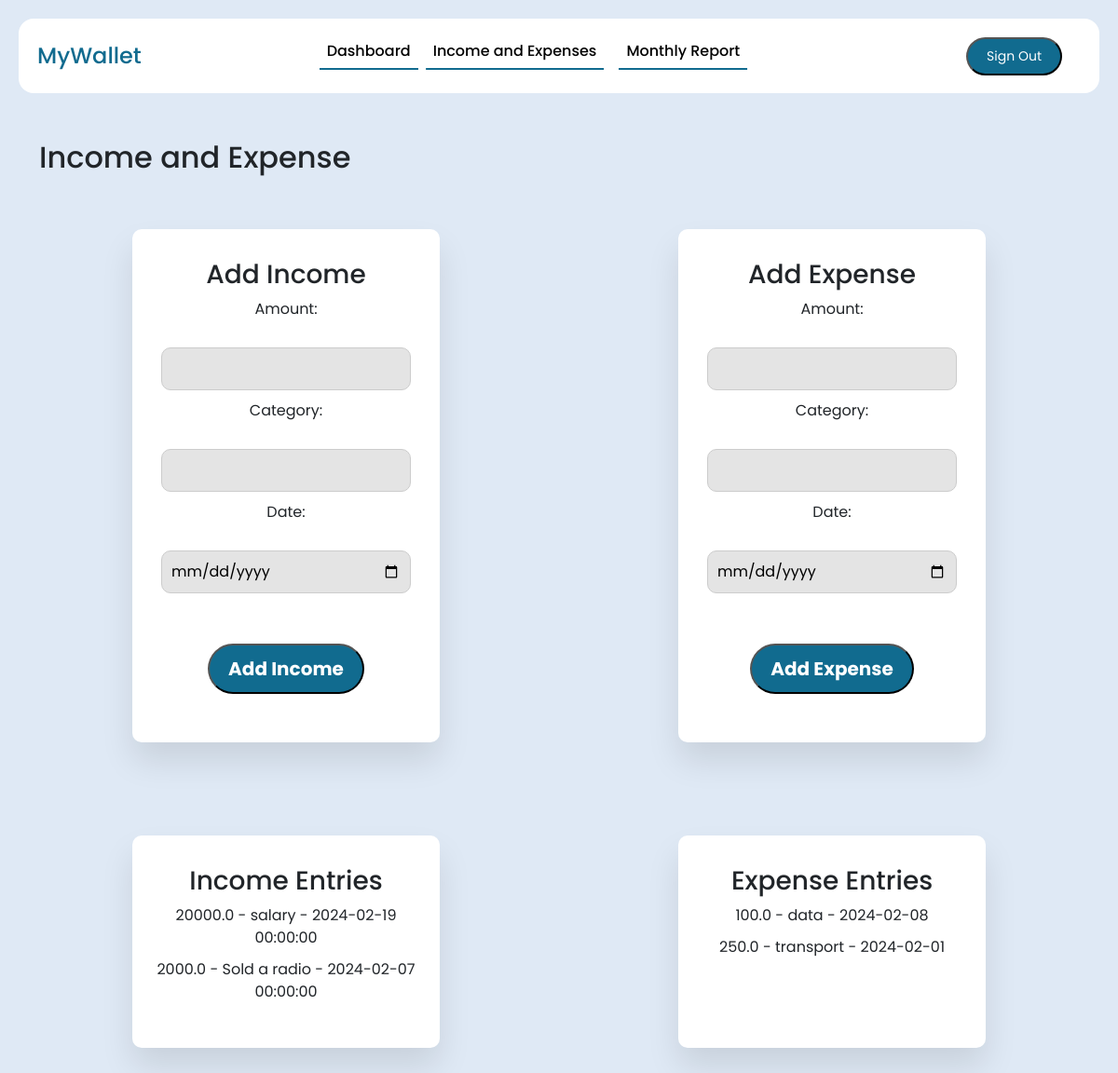
Before: /income_expense (signed in) with the older database file.
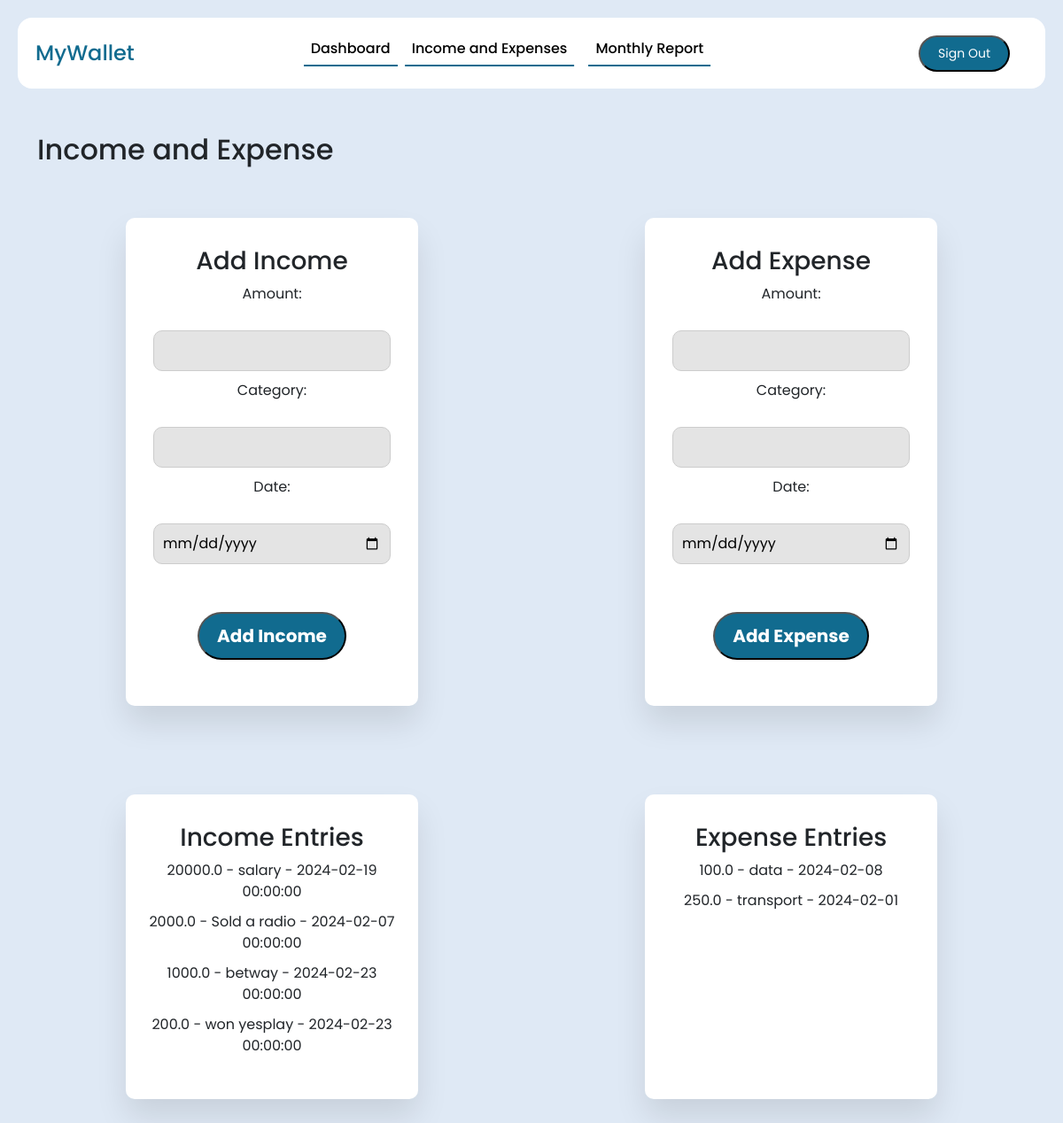
After: the same page with the newer database file.
### website/models.py (models this page shows, shortened)
class Income(db.Model):
    id = db.Column(db.Integer, primary_key=True)
    amount = db.Column(db.Float, nullable=False)
    date = db.Column(db.DateTime(timezone=True),default=func.now())
    category = db.Column(db.String(50), nullable=False)
    user_id = db.Column(db.Integer, db.ForeignKey('user.id'), nullable=False)

class Expense(db.Model):
    id = db.Column(db.Integer, primary_key=True)
    amount = db.Column(db.Float, nullable=False)
    date = db.Column(db.Date, nullable=False)
    category = db.Column(db.String(50), nullable=False)
    user_id = db.Column(db.Integer, db.ForeignKey('user.id'),nullable=False)

### website/views.py (the view)
@views.route('/income_expense')
@login_required
def income_expense():
    user = current_user #define user
    return render_template('income_expense.html', user=user)

### website/__init__.py (called while the page is built)
def create_app():
    app = Flask(__name__)
    app.config['SECRET_KEY'] = 'the secret key'
    app.config['SQLALCHEMY_DATABASE_URI'] = f'sqlite:///{DB_NAME}'
    db.init_app(app)
    from .views import views
    from .auth import auth
    from .models import User
    app.register_blueprint(views, url_prefix='/')
    app.register_blueprint(auth, url_prefix='/')
    login_manager = LoginManager()
    login_manager.login_view= 'auth.sign_in'  # type: ignore
    login_manager.init_app(app)
    @login_manager.user_loader
    def load_user(id):
        return User.query.get(int(id))
    with app.app_context(): #can remove this line if don't solve problem
        create_database()
    return app

### website/templates/income_expense.html (shortened to what this page needs)
<!DOCTYPE html>
<html lang="en">
<head>
    <link
      href="https://cdn.jsdelivr.net/npm/bootstrap@5.3.2/dist/css/bootstrap.min.css"
      rel="stylesheet"
    />
    <link rel="stylesheet" type="text/css" href="{{ url_for('static', filename='styles.css') }}">
    <link
      rel="stylesheet"
      type="text/css"
      href="{{ url_for('static', filename='navbar.css') }}"
    />
</head>
<body>
   <header class="navbar-header">
      <nav class="navbar navbar-expand-lg fixed-top">
        <div class="container-fluid">
          <a class="navbar-brand me-auto" href="{{url_for('views.home')}}">MyWallet</a>
          <div
            class="offcanvas offcanvas-end"
            tabindex="-1"
            id="offcanvasNavbar"
            aria-labelledby="offcanvasNavbarLabel"
          >
            <div class="offcanvas-body">
              <ul class="navbar-nav justify-content-center flex-grow-1 pe-3">
                <li class="nav-item">
                  <a
                    class="nav-link active"
                    aria-current="page"
                    href="{{url_for('views.dashboard')}}"
                    >Dashboard</a
                  >
                </li>
                <li class="nav-item">
                  <a
                    class="nav-link active mx-lg-2"
                    aria-current="page"
                    href="{{url_for('views.income_expense')}}"
                    >Income and Expenses</a
                  >
                </li>
                <li class="nav-item">
                  <a
                    class="nav-link active mx-lg-2"
                    aria-current="page"
                    href="{{url_for('views.monthly_report')}}"
                    >Monthly Report</a
                  >
                </li>
              </ul>
            </div>
          </div>
          <a href="{{ url_for('auth.sign_out') }}"><button class="signout-button">Sign Out</button></a>
        </div>
      </nav>
    </header>
    <div class="container">
      <h2>Income and Expense</h2>
    <div class="rex">
      <div id="income" class="wrapper">
      <h3>Add Income</h3>
    <form action="{{ url_for('views.add_income') }}" method="post">
        <label for="amount">Amount:</label><br>
        <input type="text" id="amount" name="amount" required><br>
        <label for="category">Category:</label><br>
        <input type="text" id="category" name="category" required><br>
        <label for="date">Date:</label><br>
        <input type="date" id="date" name="date" required><br><br>
        <button type="submit">Add Income</button>
    </form>
    </div>
   <div id="expense" class="wrapper" >
     <h3>Add Expense</h3>
    <form action="{{ url_for('views.add_expense') }}" method="post">
        <label for="amount">Amount:</label><br>
        <input type="text" id="amount" name="amount" required><br>
        <label for="category">Category:</label><br>
        <input type="text" id="category" name="category" required><br>
        <label for="date">Date:</label><br>
        <input type="date" id="date" name="date" required><br><br>
        <button type="submit">Add Expense</button>
    </form>
   </div>
    </div>
   <div class="rex">
    <div class="wrapper" id="entries">
       <h3>Income Entries</h3>
    <ul>
        {% for income_entry in user.income_entries %}
            <li>{{ income_entry.amount }} - {{ income_entry.category }} - {{ income_entry.date }}</li>
        {% endfor %}
    </ul>
    </div>
    <div class="wrapper" id="entries">
    <h3>Expense Entries</h3>
    <ul>
        {% for expense_entry in user.expense_entries %}
            <li>{{ expense_entry.amount }} - {{ expense_entry.category }} - {{ expense_entry.date }}</li>
        {% endfor %}
    </ul>
   </div>
   </div>
    </div>
    </body>
</html>

Changed rows visible on the page:
added Income: amount "1000.0", category "betway", date "2024-02-23 00:00:00"
added Income: amount "200.0", category "won yesplay", date "2024-02-23 00:00:00"
